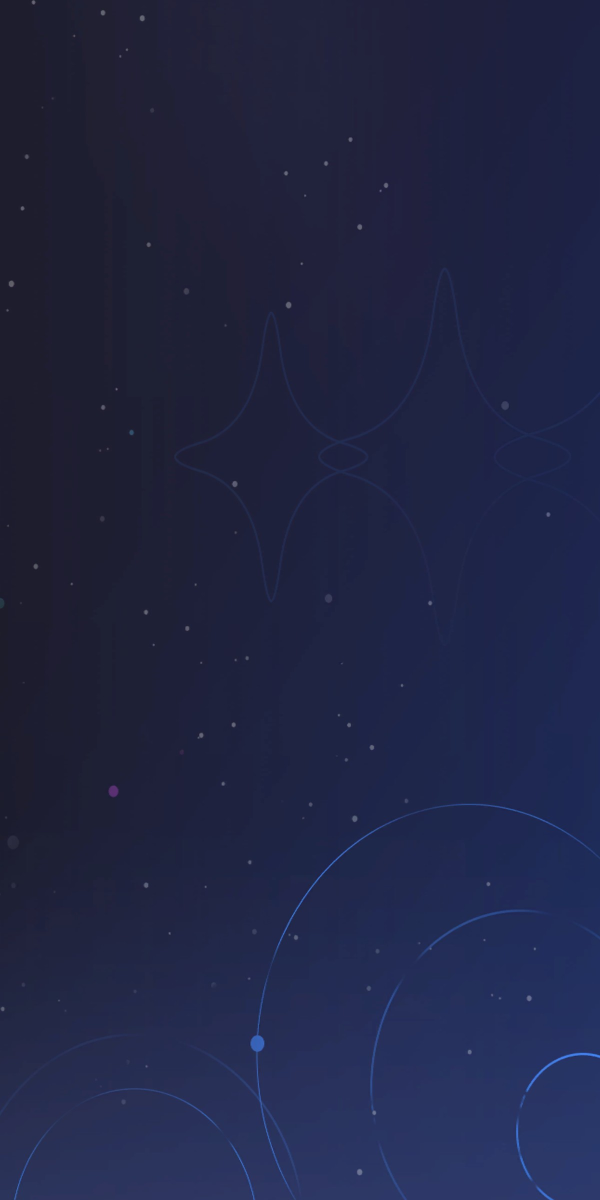
#> input picture DNAUID/utils/texture2d/bg1.jpg, 1200 x 2400 px (shown at 1/2 size)
$ python -i image.py   (imports and definitions only)
#> lines starting #> are read from the running program, lines starting #| are printed output that depends on the picture
import os
import random
from pathlib import Path
from typing import Optional, Tuple, Union

from PIL import Image, ImageDraw, ImageOps

from gsuid_core.logger import logger
from gsuid_core.models import Event
from gsuid_core.utils.download_resource.download_file import download
from gsuid_core.utils.image.image_tools import (
    crop_center_img,
    get_event_avatar,
)

from .resource.RESOURCE_PATH import (
    ATTR_PATH,
    AVATAR_PATH,
    CUSTOM_PAINT_PATH,
    MOD_PATH,
    PAINT_PATH,
    SKILL_PATH,
    WEAPON_ATTR_PATH,
    WEAPON_PATH,
)

ICON = Path(__file__).parent.parent.parent / "ICON.png"
TEXT_PATH = Path(__file__).parent / "texture2d"


# Gold & Earth Tones
COLOR_LIGHT_GOLDENROD = (250, 250, 210)  # 浅金黄色
COLOR_PALE_GOLDENROD = (238, 232, 170)  # 淡金黄色的
COLOR_KHAKI = (240, 230, 140)  # 黄褐色
COLOR_GOLDENROD = (218, 165, 32)  # 金毛
COLOR_GOLD = (255, 215, 0)  # 金
COLOR_ORANGE = (255, 165, 0)  # 橙子
COLOR_DARK_ORANGE = (255, 140, 0)  # 深橙色
COLOR_PERU = (205, 133, 63)  # 秘鲁
COLOR_CHOCOLATE = (210, 105, 30)  # 巧克力
COLOR_SADDLE_BROWN = (139, 69, 19)  # 马鞍棕色
COLOR_SIENNA = (160, 82, 45)  # 赭色

# Red & Pink Tones
COLOR_LIGHT_SALMON = (255, 160, 122)  # 浅鲑红 / Lightsalmon #FFA07A
COLOR_SALMON = (250, 128, 114)  # 三文鱼 / Salmon #FA8072
COLOR_DARK_SALMON = (233, 150, 122)  # 黑鲑 / Dark Salmon #E9967A
COLOR_LIGHT_CORAL = (240, 128, 128)  # 轻珊瑚 / Light Coral #F08080
COLOR_INDIAN_RED = (205, 92, 92)  # 印度红 / Indian Red #CD5C5C
COLOR_CRIMSON = (220, 20, 60)  # 赤红 / Crimson #DC143C
COLOR_FIRE_BRICK = (178, 34, 34)  # 耐火砖 / Fire Brick #B22222
COLOR_RED = (255, 0, 0)  # 红色 / Red #FF0000
COLOR_DARK_RED = (139, 0, 0)  # 深红 / Dark Red #8B0000
COLOR_MAROON = (128, 0, 0)  # 栗色 / Maroon #800000
COLOR_TOMATO = (255, 99, 71)  # 番茄 / Tomato #FF6347
COLOR_ORANGE_RED = (255, 69, 0)  # 橙红 / Orange Red #FF4500
COLOR_PALE_VIOLET_RED = (219, 112, 147)  # 泛紫红 / Pale Violet Red #DB7093

# Basic Colors
COLOR_BLACK = (0, 0, 0)
COLOR_WHITE = (255, 255, 255)
COLOR_GRAY = (128, 128, 128)
COLOR_LIGHT_GRAY = (230, 230, 230)
COLOR_RED = (255, 0, 0)
COLOR_GREEN = (76, 175, 80)
COLOR_BLUE = (30, 40, 60)
COLOR_PURPLE = (138, 43, 226)


Color = Union[str, Tuple[int, int, int], Tuple[int, int, int, int]]

# [7 lines not run here, left out]
# [1 line that did not run here, left out]


def get_ICON():
    return Image.open(ICON).convert("RGBA")


def get_dna_bg(w: int, h: int, bg: str = "bg") -> Image.Image:
    img = Image.open(TEXT_PATH / f"{bg}.jpg").convert("RGBA")
    return crop_center_img(img, w, h)


# [161 lines not run here, left out]


def get_grade_img(grade_level: int) -> Image.Image:
    return grades[grade_level]


# [105 lines not run here, left out]


def get_footer():
    return Image.open(TEXT_PATH / "footer.png")


def get_div():
    return Image.open(TEXT_PATH / "div.png")


def add_footer(
    img: Image.Image,
    w: int = 0,
    offset_y: int = 0,
    is_invert: bool = False,
):
    footer = Image.open(TEXT_PATH / "footer.png")
    if is_invert:
        r, g, b, a = footer.split()
        rgb_image = Image.merge("RGB", (r, g, b))
        rgb_image = ImageOps.invert(rgb_image.convert("RGB"))
        r2, g2, b2 = rgb_image.split()
        footer = Image.merge("RGBA", (r2, g2, b2, a))

    if w != 0:
        footer = footer.resize(
            (w, int(footer.size[1] * w / footer.size[0])),
        )

    x, y = (
        int((img.size[0] - footer.size[0]) / 2),
        img.size[1] - footer.size[1] - 20 + offset_y,
    )

    img.paste(footer, (x, y), footer)
    return img


class SmoothDrawer:
    """通用抗锯齿绘制工具"""

    def __init__(self, scale: int = 4):
        self.scale = scale

    # [47 lines left out: function rounded_rectangle, not called in this run]


def get_smooth_drawer(scale: int = 4) -> SmoothDrawer:
    return SmoothDrawer(scale=scale)


# [48 lines left out: function compress_to_webp, not called in this run]

>>> import cv2
>>> picture = cv2.imread('texture2d/bg1.jpg', cv2.IMREAD_GRAYSCALE)
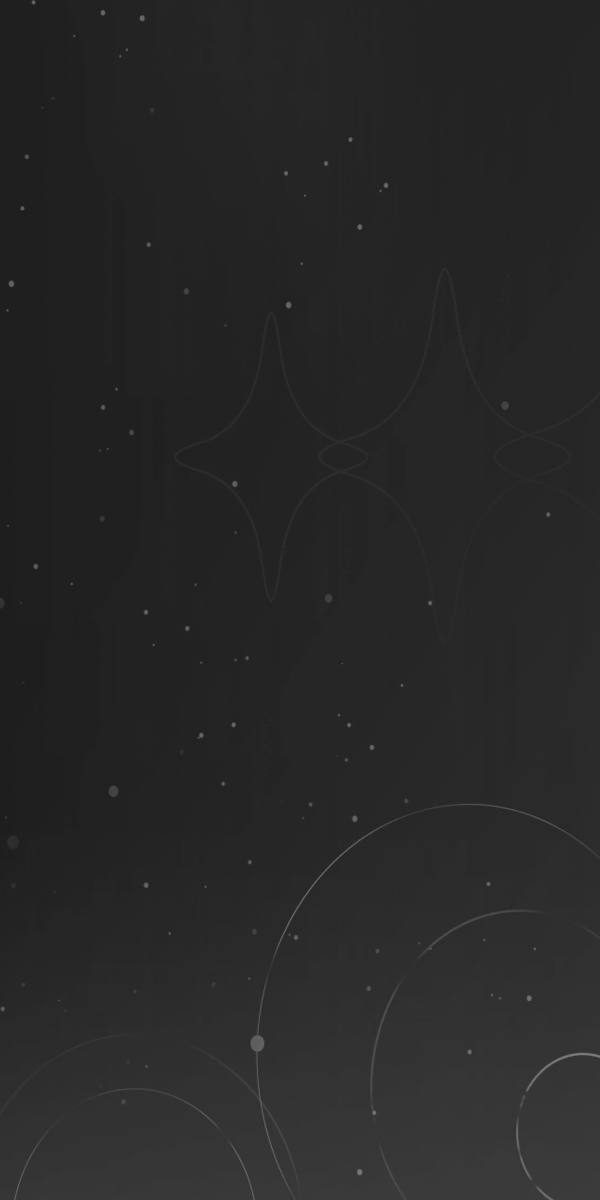
#> picture: shape (2400, 1200) (shown at 1/2 size); min 26, max 131, mean 39.4
>>> result = add_footer(picture)
#> (the run stopped early here; a loop or call above may not have finished)
